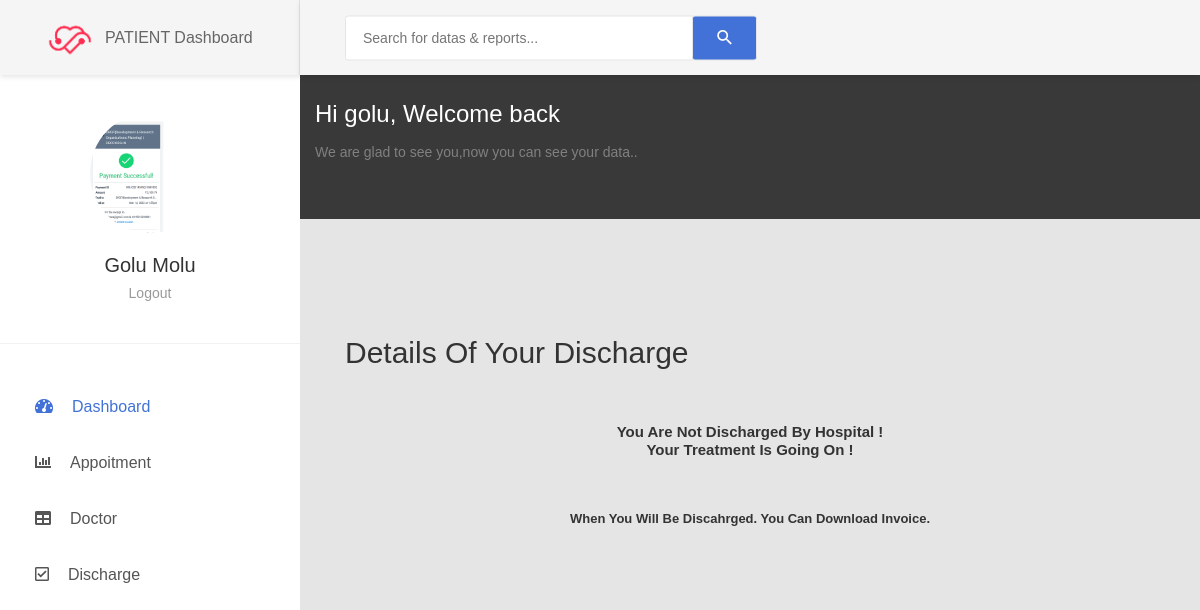
Before: /patient_discharge (signed in) with the older database file.
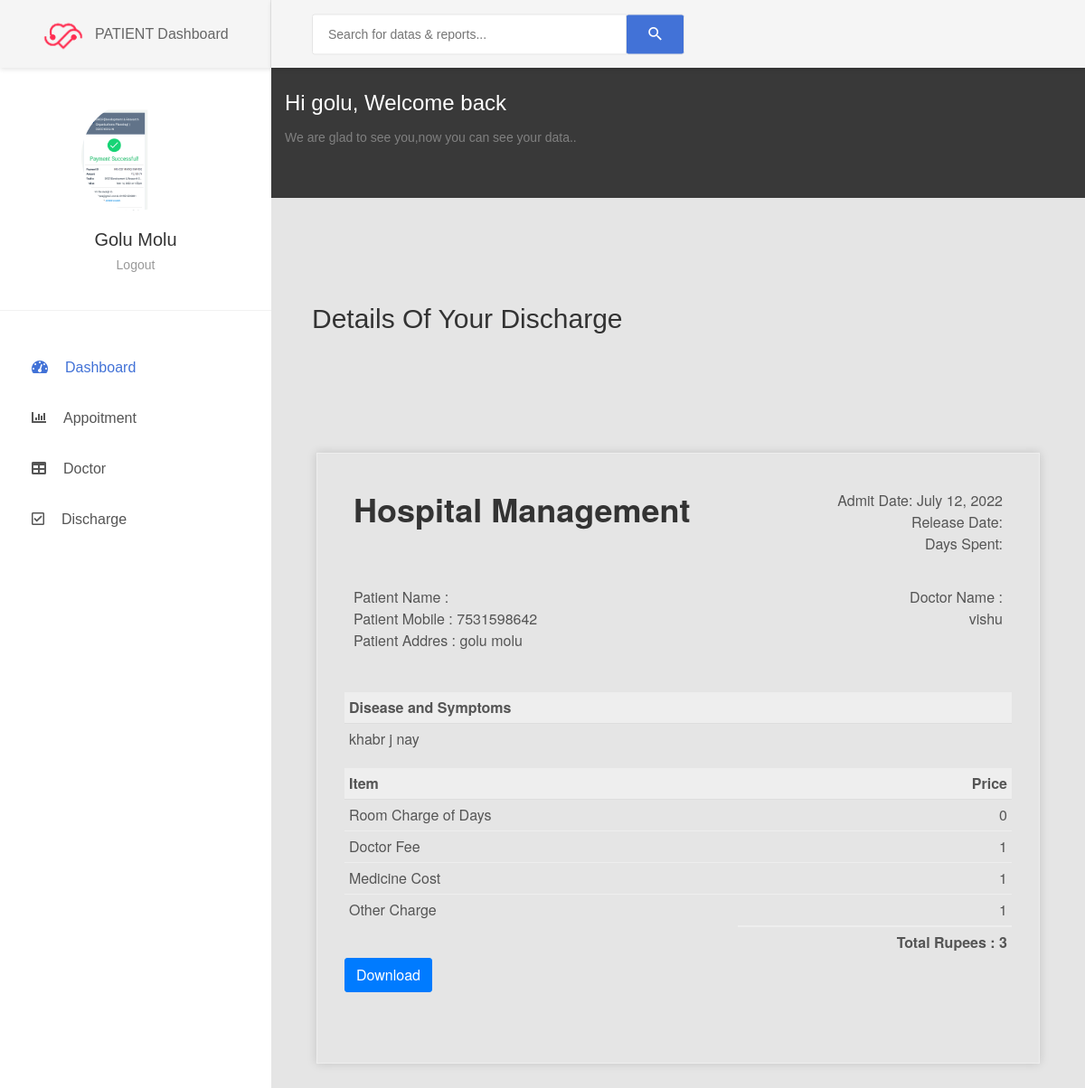
After: the same page with the newer database file.
### home/models.py (models this page shows, shortened)
class Patient(models.Model):
    user = models.OneToOneField(User, on_delete=models.CASCADE)
    profile_pic = models.ImageField(
        upload_to='profile_pic/PatientProfilePic/', null=True, blank=True)
    address = models.CharField(max_length=40)
    mobile = models.CharField(max_length=20, null=False)
    symptoms = models.CharField(max_length=100, null=False)
    assignedDoctorId = models.PositiveIntegerField(null=True)
    admitDate = models.DateField(auto_now=True)
    status = models.BooleanField(default=False)
    @property
    def get_name(self):
        return self.user.first_name+" "+self.user.last_name

class PatientDischargeDetails(models.Model):
    patientId = models.PositiveIntegerField(null=True)
    patientName = models.CharField(max_length=40)
    assignedDoctorName = models.CharField(max_length=40)
    address = models.CharField(max_length=40)
    mobile = models.CharField(max_length=20, null=True)
    symptoms = models.CharField(max_length=100, null=True)
    admitDate = models.DateField(null=False)
    releaseDate = models.DateField(null=False)
    daySpent = models.PositiveIntegerField(null=False)
    roomCharge = models.PositiveIntegerField(null=False)
    medicineCost = models.PositiveIntegerField(null=False)
    doctorFee = models.PositiveIntegerField(null=False)
    OtherCharge = models.PositiveIntegerField(null=False)
    total = models.PositiveIntegerField(null=False)

### home/views.py (the view)
# urls.py: path('patient_discharge', views.patient_discharge, name='patient_discharge'),
@login_required(login_url='patientlogin')
@user_passes_test(is_patient)
def patient_discharge(request):
    patient = models.Patient.objects.get(user_id=request.user.id)
    dischargeDetails = models.PatientDischargeDetails.objects.all().filter(
        patientId=patient.id).order_by('-id')[:1]
    patientDict = None
    if dischargeDetails:
        patientdict = {
            'is_discharged': True,
            'patient': patient,
            'patientId': patient.id,
            'patientName': patient.get_name,
            'assignedDoctorName': dischargeDetails[0].assignedDoctorName,
            'address': patient.address,
            'mobile': patient.mobile,
            'symptoms': patient.symptoms,
            'admitDate': patient.admitDate,
            'releaseDate': dischargeDetails[0].releaseDate,
            'daySpent': dischargeDetails[0].daySpent,
            'medicineCost': dischargeDetails[0].medicineCost,
            'roomCharge': dischargeDetails[0].roomCharge,
            'doctorFee': dischargeDetails[0].doctorFee,
            'OtherCharge': dischargeDetails[0].OtherCharge,
            'total': dischargeDetails[0].total,
        }
        print(patientDict)
    else:
        patientdict = {
            'is_discharged': False,
            'patient': patient,
            'patientId': request.user.id,
        }
    return render(request, 'patient_discharge.html', context=patientdict)

### home/views.py (called while the page is built)
def is_patient(user):
    return user.groups.filter(name="PATIENT").exists()

### templates/patient_discharge.html
{% extends 'patient_base.html' %}
{% load static %}
{% block content %}
<body>
  <div class="main-content">
    <div class="section__content section__content--p30">
      <div class="container-fluid">
        <div class="row">
          <div class="col-md-12">
            <div class="overview-wrap">
              <h2 class="title-1">Details of your Discharge </h2>
            </div>
          </div>
        </div>
        <br><br>
        {%if is_discharged%}
        <br><br><br>
        <div class="invoice-box">
          <table cellpadding="0" cellspacing="0">
            <tr class="top">
              <td colspan="2">
                <table>
                  <tr>
                    <td class="title">
                      <h1>Hospital Management</h1>
                    </td>
                    <td>
                      Admit Date: {{admitDate}}<br>
                      Release Date: {{todayDate}}<br>
                      Days Spent: {{day}}
                    </td>
                  </tr>
                </table>
              </td>
            </tr>
            <tr class="information">
              <td colspan="2">
                <table>
                  <tr>
                    <td>
                      Patient Name : {{name}}<br>
                      Patient Mobile : {{mobile}}<br>
                      Patient Addres : {{address}}<br>
                    </td>
                    <td>
                      Doctor Name :<br>
                      {{assignedDoctorName}}<br>
                    </td>
                  </tr>
                </table>
              </td>
            </tr>
            <tr class="heading">
              <td>
                Disease and Symptoms
              </td>
              <td>
              </td>
            </tr>
            <tr class="details">
              <td>
                {{symptoms}}
              </td>
            </tr>
            <tr class="heading">
              <td>
                Item
              </td>
              <td>
                Price
              </td>
            </tr>
            <tr class="item">
              <td>
                Room Charge of {{day}} Days
              </td>
              <td>
                {{roomCharge}}
              </td>
            </tr>
            <tr class="item">
              <td>
                Doctor Fee
              </td>
              <td>
                {{doctorFee}}
              </td>
            </tr>
            <tr class="item">
              <td>
                Medicine Cost
              </td>
              <td>
                {{medicineCost}}
              </td>
            </tr>
            <tr class="item last">
              <td>
                Other Charge
              </td>
              <td>
                {{OtherCharge}}
              </td>
            </tr>
            <tr class="total">
              <td></td>
              <td>
                Total Rupees : {{total}}
              </td>
            </tr>
          </table>
          <div class="download">
            <a type="submit" class="btn btn-primary" href="{% url 'download_pdf' patientId  %}">
            Download
            </a>
          </div>
        <br><br>
        </div>
        {%else%}
        <h5 style="text-align:center;">You Are Not Discharged By Hospital !</h5>
        <h5 style="text-align:center;">Your Treatment Is Going On !</h5><br><br>
        <h6 style="text-align:center;">When You Will Be Discahrged. You Can Download Invoice.</h6>
        {%endif%}
        <br><br><br><br><br><br><br><br>
      </div>
    </div>
  </div>
</body>
{% endblock content %}

### templates/patient_base.html (shortened to what the changed rows need)
{% load static %}
<!DOCTYPE html>
<html lang="en">
<head>
    <link href="{% static '/css/font-face.css' %}" rel="stylesheet" media="all">
    <link href="{% static '/vendor/font-awesome-4.7/css/font-awesome.min.css' %}" rel="stylesheet" media="all">
    <link href="{% static '/vendor/font-awesome-5/css/fontawesome-all.min.css' %}" rel="stylesheet" media="all">
    <link href="{% static '/vendor/mdi-font/css/material-design-iconic-font.min.css' %}" rel="stylesheet" media="all">
    <link href="{% static '/vendor/bootstrap-4.1/bootstrap.min.css' %}" rel="stylesheet" media="all">
    <link href="{% static '/vendor/bootstrap-progressbar/bootstrap-progressbar-3.3.4.min.css' %}" rel="stylesheet" media="all">
    <link href="{% static '/vendor/wow/animate.css" rel="stylesheet' %}" media="all">
    <link href="{% static '/vendor/css-hamburgers/hamburgers.min.css' %}" rel="stylesheet" media="all">
    <link href="{% static '/vendor/slick/slick.css" rel="stylesheet' %}" media="all">
    <link href="{% static '/vendor/select2/select2.min.css" rel="stylesheet' %}" media="all">
    <link href="{% static '/vendor/perfect-scrollbar/perfect-scrollbar.css' %}" rel="stylesheet" media="all">
    <link href="{% static '/css/theme.css' %}" rel="stylesheet" media="all">
</head>
<body class="animsition">
    <div class="page-wrapper">
        <aside class="menu-sidebar d-none d-lg-block">
            <div class="menu-sidebar__content js-scrollbar1">
                <div class="account2">
                    <div class="image img-cir img-120">
                        <img src="{% static patient.profile_pic.url %}" alt="Profile Pic" />
                    </div>
                    <h4 class="name">{{patient.get_name}}</h4>
                    <a href="{% url 'logout' %}">Logout</a>
                </div>
            </div>
        </aside>
        <div class="page-container">
            <section class="welcome2 p-t-40 p-b-55">
                <div class="container">
                    <div class="row">
                        <div class="col-md-12">
                            <div class="welcome2-inner m-t-60">
                                <div class="welcome2-greeting">
                                    <h1 class="title-6">Hi
                                        <span>{{request.user.first_name}}</span>, Welcome back
                                    </h1>
                                </div>
                            </div>
                        </div>
                    </div>
                </div>
            </section>
            {% block content %}
            {% endblock content %}
        </div>
    </div>
</body>
</html>

Changed rows visible on the page:
changed Patient "Golu Molu": admitDate (not shown) → "July 12, 2022"; mobile (not shown) → "7531598642"; address (not shown) → "golu molu"; symptoms (not shown) → "khabr j nay"
added PatientDischargeDetails: assignedDoctorName "vishu"
Other visible differences:
{{ roomCharge }}: (not shown) → "0"
{{ doctorFee }}: (not shown) → "1"
{{ medicineCost }}: (not shown) → "1"
{{ OtherCharge }}: (not shown) → "1"
{{ total }}: (not shown) → "3"
text no longer shown: "You Are Not Discharged By Hospital ! Your Treatment Is Going On ! When You Will Be Discahrged. You Can Download Invoice."
text now shown: "Hospital Management Admit Date: Release Date: Days Spent: Patient Name : Patient Mobile : Patient Addres : Doctor Name : Disease and Symptoms Item Price Room Charge of Days Doctor Fee Medicine Cost Other Charge Total Rupees : Download"
